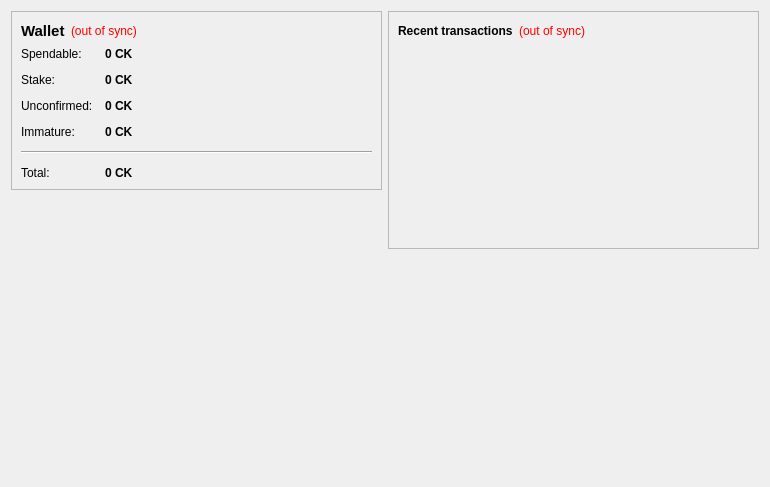
<?xml version="1.0" encoding="UTF-8"?>
<ui version="4.0">
 <class>OverviewPage</class>
 <widget class="QWidget" name="OverviewPage">
  <property name="geometry">
   <rect>
    <x>0</x>
    <y>0</y>
    <width>770</width>
    <height>487</height>
   </rect>
  </property>
  <property name="windowTitle">
   <string>Form</string>
  </property>
  <layout class="QHBoxLayout" name="horizontalLayout" stretch="1,1">
   <item>
    <layout class="QVBoxLayout" name="verticalLayout_2">
     <item>
      <widget class="QFrame" name="frame">
       <property name="frameShape">
        <enum>QFrame::StyledPanel</enum>
       </property>
       <property name="frameShadow">
        <enum>QFrame::Raised</enum>
       </property>
       <layout class="QVBoxLayout" name="verticalLayout_4">
        <item>
         <layout class="QHBoxLayout" name="horizontalLayout_4">
          <item>
           <widget class="QLabel" name="label_5">
            <property name="font">
             <font>
              <pointsize>11</pointsize>
              <weight>75</weight>
              <bold>true</bold>
             </font>
            </property>
            <property name="text">
             <string>Wallet</string>
            </property>
           </widget>
          </item>
          <item>
           <widget class="QLabel" name="labelWalletStatus">
            <property name="toolTip">
             <string>The displayed information may be out of date. Your wallet automatically synchronizes with the CKcoin network after a connection is established, but this process has not completed yet.</string>
            </property>
            <property name="styleSheet">
             <string notr="true">QLabel { color: red; }</string>
            </property>
            <property name="text">
             <string notr="true">(out of sync)</string>
            </property>
            <property name="alignment">
             <set>Qt::AlignLeading|Qt::AlignLeft|Qt::AlignVCenter</set>
            </property>
           </widget>
          </item>
          <item>
           <spacer name="horizontalSpacer_2">
            <property name="orientation">
             <enum>Qt::Horizontal</enum>
            </property>
            <property name="sizeHint" stdset="0">
             <size>
              <width>40</width>
              <height>20</height>
             </size>
            </property>
           </spacer>
          </item>
         </layout>
        </item>
        <item>
         <layout class="QFormLayout" name="formLayout_2">
          <property name="fieldGrowthPolicy">
           <enum>QFormLayout::AllNonFixedFieldsGrow</enum>
          </property>
          <property name="horizontalSpacing">
           <number>12</number>
          </property>
          <property name="verticalSpacing">
           <number>12</number>
          </property>
          <item row="0" column="0">
           <widget class="QLabel" name="label">
            <property name="text">
             <string>Spendable:</string>
            </property>
           </widget>
          </item>
          <item row="0" column="1">
           <widget class="QLabel" name="labelBalance">
            <property name="font">
             <font>
              <weight>75</weight>
              <bold>true</bold>
             </font>
            </property>
            <property name="cursor">
             <cursorShape>IBeamCursor</cursorShape>
            </property>
            <property name="toolTip">
             <string>Your current spendable balance</string>
            </property>
            <property name="text">
             <string notr="true">0 CK</string>
            </property>
            <property name="textInteractionFlags">
             <set>Qt::LinksAccessibleByMouse|Qt::TextSelectableByKeyboard|Qt::TextSelectableByMouse</set>
            </property>
           </widget>
          </item>
          <item row="1" column="0">
           <widget class="QLabel" name="label_6">
            <property name="text">
             <string>Stake:</string>
            </property>
           </widget>
          </item>
          <item row="1" column="1">
           <widget class="QLabel" name="labelStake">
            <property name="font">
             <font>
              <weight>75</weight>
              <bold>true</bold>
             </font>
            </property>
            <property name="cursor">
             <cursorShape>IBeamCursor</cursorShape>
            </property>
            <property name="toolTip">
             <string>Total of coins that was staked, and do not yet count toward the current balance</string>
            </property>
            <property name="text">
             <string notr="true">0 CK</string>
            </property>
            <property name="textInteractionFlags">
             <set>Qt::LinksAccessibleByMouse|Qt::TextSelectableByKeyboard|Qt::TextSelectableByMouse</set>
            </property>
           </widget>
          </item>
          <item row="2" column="0">
           <widget class="QLabel" name="label_3">
            <property name="text">
             <string>Unconfirmed:</string>
            </property>
           </widget>
          </item>
          <item row="2" column="1">
           <widget class="QLabel" name="labelUnconfirmed">
            <property name="font">
             <font>
              <weight>75</weight>
              <bold>true</bold>
             </font>
            </property>
            <property name="cursor">
             <cursorShape>IBeamCursor</cursorShape>
            </property>
            <property name="toolTip">
             <string>Total of transactions that have yet to be confirmed, and do not yet count toward the current balance</string>
            </property>
            <property name="text">
             <string notr="true">0 CK</string>
            </property>
            <property name="textInteractionFlags">
             <set>Qt::LinksAccessibleByMouse|Qt::TextSelectableByKeyboard|Qt::TextSelectableByMouse</set>
            </property>
           </widget>
          </item>
          <item row="3" column="0">
           <widget class="QLabel" name="labelImmatureText">
            <property name="text">
             <string>Immature:</string>
            </property>
           </widget>
          </item>
          <item row="3" column="1">
           <widget class="QLabel" name="labelImmature">
            <property name="font">
             <font>
              <weight>75</weight>
              <bold>true</bold>
             </font>
            </property>
            <property name="toolTip">
             <string>Mined balance that has not yet matured</string>
            </property>
            <property name="text">
             <string notr="true">0 CK</string>
            </property>
            <property name="textInteractionFlags">
             <set>Qt::LinksAccessibleByMouse|Qt::TextSelectableByKeyboard|Qt::TextSelectableByMouse</set>
            </property>
           </widget>
          </item>
          <item row="4" column="0" colspan="2">
           <widget class="Line" name="line">
            <property name="orientation">
             <enum>Qt::Horizontal</enum>
            </property>
           </widget>
          </item>
          <item row="5" column="0">
           <widget class="QLabel" name="labelTotalText">
            <property name="text">
             <string>Total:</string>
            </property>
           </widget>
          </item>
          <item row="5" column="1">
           <widget class="QLabel" name="labelTotal">
            <property name="font">
             <font>
              <weight>75</weight>
              <bold>true</bold>
             </font>
            </property>
            <property name="cursor">
             <cursorShape>IBeamCursor</cursorShape>
            </property>
            <property name="toolTip">
             <string>Your current total balance</string>
            </property>
            <property name="text">
             <string notr="true">0 CK</string>
            </property>
            <property name="textInteractionFlags">
             <set>Qt::LinksAccessibleByMouse|Qt::TextSelectableByKeyboard|Qt::TextSelectableByMouse</set>
            </property>
           </widget>
          </item>
         </layout>
        </item>
       </layout>
      </widget>
     </item>
     <item>
      <spacer name="verticalSpacer">
       <property name="orientation">
        <enum>Qt::Vertical</enum>
       </property>
       <property name="sizeHint" stdset="0">
        <size>
         <width>20</width>
         <height>40</height>
        </size>
       </property>
      </spacer>
     </item>
     <item>
      <widget class="QLabel" name="label_2">
       <property name="autoFillBackground">
        <bool>true</bool>
       </property>
       <property name="text">
        <string/>
       </property>
       <property name="pixmap">
        <pixmap resource="../bitcoin.qrc">:/icons/coinbg</pixmap>
       </property>
       <property name="scaledContents">
        <bool>false</bool>
       </property>
       <property name="margin">
        <number>0</number>
       </property>
      </widget>
     </item>
    </layout>
   </item>
   <item>
    <layout class="QVBoxLayout" name="verticalLayout_3">
     <item>
      <widget class="QFrame" name="frame_2">
       <property name="frameShape">
        <enum>QFrame::StyledPanel</enum>
       </property>
       <property name="frameShadow">
        <enum>QFrame::Raised</enum>
       </property>
       <layout class="QVBoxLayout" name="verticalLayout">
        <item>
         <layout class="QHBoxLayout" name="horizontalLayout_2">
          <item>
           <widget class="QLabel" name="label_4">
            <property name="text">
             <string>&lt;b&gt;Recent transactions&lt;/b&gt;</string>
            </property>
           </widget>
          </item>
          <item>
           <widget class="QLabel" name="labelTransactionsStatus">
            <property name="toolTip">
             <string>The displayed information may be out of date. Your wallet automatically synchronizes with the CKcoin network after a connection is established, but this process has not completed yet.</string>
            </property>
            <property name="styleSheet">
             <string notr="true">QLabel { color: red; }</string>
            </property>
            <property name="text">
             <string notr="true">(out of sync)</string>
            </property>
            <property name="alignment">
             <set>Qt::AlignRight|Qt::AlignTrailing|Qt::AlignVCenter</set>
            </property>
           </widget>
          </item>
          <item>
           <spacer name="horizontalSpacer">
            <property name="orientation">
             <enum>Qt::Horizontal</enum>
            </property>
            <property name="sizeHint" stdset="0">
             <size>
              <width>40</width>
              <height>20</height>
             </size>
            </property>
           </spacer>
          </item>
         </layout>
        </item>
        <item>
         <widget class="QListView" name="listTransactions">
          <property name="styleSheet">
           <string notr="true">QListView { background: transparent; }</string>
          </property>
          <property name="frameShape">
           <enum>QFrame::NoFrame</enum>
          </property>
          <property name="verticalScrollBarPolicy">
           <enum>Qt::ScrollBarAlwaysOff</enum>
          </property>
          <property name="horizontalScrollBarPolicy">
           <enum>Qt::ScrollBarAlwaysOff</enum>
          </property>
          <property name="selectionMode">
           <enum>QAbstractItemView::NoSelection</enum>
          </property>
         </widget>
        </item>
       </layout>
      </widget>
     </item>
     <item>
      <spacer name="verticalSpacer_2">
       <property name="orientation">
        <enum>Qt::Vertical</enum>
       </property>
       <property name="sizeHint" stdset="0">
        <size>
         <width>20</width>
         <height>40</height>
        </size>
       </property>
      </spacer>
     </item>
    </layout>
   </item>
  </layout>
 </widget>
 <resources/>
 <connections/>
</ui>
